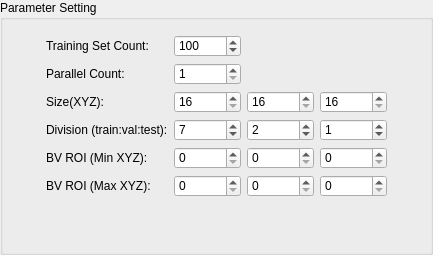
                         <widget class="QGroupBox" name="making_argument_groupBox">
                          <property name="styleSheet">
                           <string notr="true">QGroupBox#making_argument_groupBox
{
	border: 1px solid rgb(70,80,100);
	margin-top: 3.0ex;
}
QGroupBox#making_argument_groupBox::title
{
	subcontrol-origin:margin;
	left: 10px;
}</string>
                          </property>
                          <property name="title">
                           <string>Parameter Setting</string>
                          </property>
                          <layout class="QVBoxLayout" name="verticalLayout_16">
                           <property name="spacing">
                            <number>6</number>
                           </property>
                           <property name="leftMargin">
                            <number>3</number>
                           </property>
                           <property name="topMargin">
                            <number>15</number>
                           </property>
                           <property name="rightMargin">
                            <number>3</number>
                           </property>
                           <property name="bottomMargin">
                            <number>15</number>
                           </property>
                           <item>
                            <layout class="QGridLayout" name="gridLayout_4">
                             <property name="topMargin">
                              <number>0</number>
                             </property>
                             <property name="spacing">
                              <number>6</number>
                             </property>
                             <item row="4" column="3">
                              <widget class="QSpinBox" name="data_x_spinBox">
                               <property name="minimum">
                                <number>16</number>
                               </property>
                               <property name="maximum">
                                <number>300</number>
                               </property>
                              </widget>
                             </item>
                             <item row="2" column="3">
                              <widget class="QSpinBox" name="dataNums_spinBox">
                               <property name="minimum">
                                <number>20</number>
                               </property>
                               <property name="maximum">
                                <number>999999</number>
                               </property>
                               <property name="value">
                                <number>100</number>
                               </property>
                              </widget>
                             </item>
                             <item row="4" column="5">
                              <widget class="QSpinBox" name="data_z_spinBox">
                               <property name="minimum">
                                <number>16</number>
                               </property>
                               <property name="maximum">
                                <number>300</number>
                               </property>
                              </widget>
                             </item>
                             <item row="5" column="3">
                              <widget class="QDoubleSpinBox" name="train_ratio_doubleSpinBox">
                               <property name="decimals">
                                <number>0</number>
                               </property>
                               <property name="minimum">
                                <double>1.000000000000000</double>
                               </property>
                               <property name="maximum">
                                <double>999999.000000000000000</double>
                               </property>
                               <property name="singleStep">
                                <double>1.000000000000000</double>
                               </property>
                               <property name="value">
                                <double>7.000000000000000</double>
                               </property>
                              </widget>
                             </item>
                             <item row="6" column="1">
                              <widget class="QLabel" name="label_27">
                               <property name="text">
                                <string>BV ROI (Min XYZ):</string>
                               </property>
                              </widget>
                             </item>
                             <item row="5" column="1">
                              <widget class="QLabel" name="label_14">
                               <property name="text">
                                <string>Division (train:val:test):</string>
                               </property>
                              </widget>
                             </item>
                             <item row="2" column="0">
                              <spacer name="horizontalSpacer_8">
                               <property name="orientation">
                                <enum>Qt::Horizontal</enum>
                               </property>
                               <property name="sizeHint" stdset="0">
                                <size>
                                 <width>40</width>
                                 <height>20</height>
                                </size>
                               </property>
                              </spacer>
                             </item>
                             <item row="4" column="1">
                              <widget class="QLabel" name="label_9">
                               <property name="text">
                                <string>Size(XYZ):</string>
                               </property>
                              </widget>
                             </item>
                             <item row="2" column="1">
                              <widget class="QLabel" name="label">
                               <property name="text">
                                <string>Training Set Count:</string>
                               </property>
                              </widget>
                             </item>
                             <item row="3" column="3">
                              <widget class="QSpinBox" name="MNumber_spinBox">
                               <property name="minimum">
                                <number>1</number>
                               </property>
                               <property name="maximum">
                                <number>10</number>
                               </property>
                              </widget>
                             </item>
                             <item row="3" column="1">
                              <widget class="QLabel" name="label_8">
                               <property name="text">
                                <string>Parallel Count:</string>
                               </property>
                              </widget>
                             </item>
                             <item row="6" column="5">
                              <widget class="QSpinBox" name="Min_z_spinBox">
                               <property name="maximum">
                                <number>999999</number>
                               </property>
                              </widget>
                             </item>
                             <item row="8" column="3">
                              <spacer name="verticalSpacer">
                               <property name="orientation">
                                <enum>Qt::Vertical</enum>
                               </property>
                               <property name="sizeHint" stdset="0">
                                <size>
                                 <width>20</width>
                                 <height>40</height>
                                </size>
                               </property>
                              </spacer>
                             </item>
                             <item row="4" column="4">
                              <widget class="QSpinBox" name="data_y_spinBox">
                               <property name="minimum">
                                <number>16</number>
                               </property>
                               <property name="maximum">
                                <number>300</number>
                               </property>
                              </widget>
                             </item>
                             <item row="5" column="5">
                              <widget class="QDoubleSpinBox" name="test_ratio_doubleSpinBox">
                               <property name="decimals">
                                <number>0</number>
                               </property>
                               <property name="maximum">
                                <double>999999.000000000000000</double>
                               </property>
                               <property name="singleStep">
                                <double>1.000000000000000</double>
                               </property>
                               <property name="value">
                                <double>1.000000000000000</double>
                               </property>
                              </widget>
                             </item>
                             <item row="2" column="6">
                              <spacer name="horizontalSpacer_9">
                               <property name="orientation">
                                <enum>Qt::Horizontal</enum>
                               </property>
                               <property name="sizeHint" stdset="0">
                                <size>
                                 <width>40</width>
                                 <height>20</height>
                                </size>
                               </property>
                              </spacer>
                             </item>
                             <item row="6" column="3">
                              <widget class="QSpinBox" name="Min_x_spinBox">
                               <property name="maximum">
                                <number>999999</number>
                               </property>
                              </widget>
                             </item>
                             <item row="5" column="4">
                              <widget class="QDoubleSpinBox" name="val_ratio_doubleSpinBox">
                               <property name="decimals">
                                <number>0</number>
                               </property>
                               <property name="minimum">
                                <double>1.000000000000000</double>
                               </property>
                               <property name="maximum">
                                <double>999999.000000000000000</double>
                               </property>
                               <property name="singleStep">
                                <double>1.000000000000000</double>
                               </property>
                               <property name="value">
                                <double>2.000000000000000</double>
                               </property>
                              </widget>
                             </item>
                             <item row="6" column="4">
                              <widget class="QSpinBox" name="Min_y_spinBox">
                               <property name="maximum">
                                <number>999999</number>
                               </property>
                              </widget>
                             </item>
                             <item row="7" column="1">
                              <widget class="QLabel" name="label_28">
                               <property name="text">
                                <string>BV ROI (Max XYZ):</string>
                               </property>
                              </widget>
                             </item>
                             <item row="7" column="3">
                              <widget class="QSpinBox" name="Max_x_spinBox">
                               <property name="maximum">
                                <number>999999</number>
                               </property>
                              </widget>
                             </item>
                             <item row="7" column="4">
                              <widget class="QSpinBox" name="Max_y_spinBox">
                               <property name="maximum">
                                <number>999999</number>
                               </property>
                              </widget>
                             </item>
                             <item row="7" column="5">
                              <widget class="QSpinBox" name="Max_z_spinBox">
                               <property name="maximum">
                                <number>999999</number>
                               </property>
                              </widget>
                             </item>
                            </layout>
                           </item>
                          </layout>
                         </widget>
